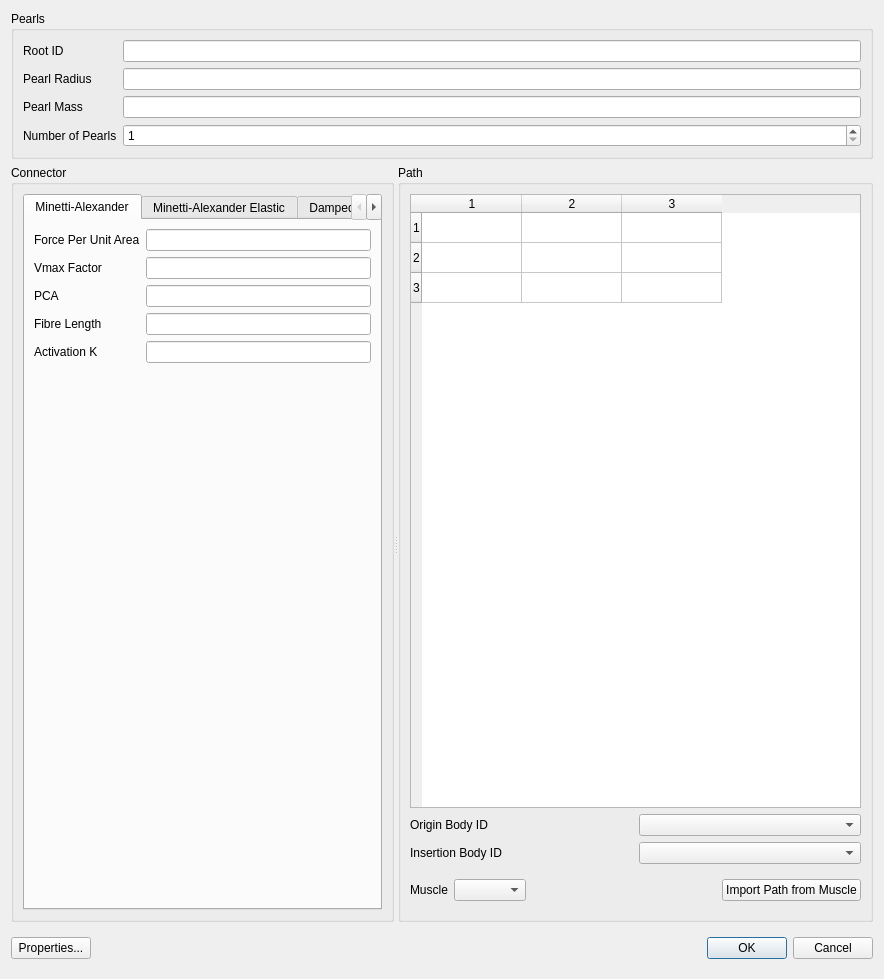
<?xml version="1.0" encoding="UTF-8"?>
<ui version="4.0">
 <class>DialogStringOfPearlsBuilder</class>
 <widget class="QDialog" name="DialogStringOfPearlsBuilder">
  <property name="geometry">
   <rect>
    <x>0</x>
    <y>0</y>
    <width>884</width>
    <height>979</height>
   </rect>
  </property>
  <property name="windowTitle">
   <string>Dialog</string>
  </property>
  <layout class="QVBoxLayout" name="verticalLayout">
   <item>
    <widget class="QGroupBox" name="groupBox_2">
     <property name="title">
      <string>Pearls</string>
     </property>
     <layout class="QGridLayout" name="gridLayout">
      <item row="0" column="0">
       <widget class="QLabel" name="label">
        <property name="text">
         <string>Root ID</string>
        </property>
       </widget>
      </item>
      <item row="0" column="1">
       <widget class="LineEditUniqueName" name="lineEditRootID"/>
      </item>
      <item row="1" column="0">
       <widget class="QLabel" name="label_4">
        <property name="text">
         <string>Pearl Radius</string>
        </property>
       </widget>
      </item>
      <item row="1" column="1">
       <widget class="LineEditDouble" name="lineEditPearlRadius"/>
      </item>
      <item row="2" column="0">
       <widget class="QLabel" name="label_5">
        <property name="text">
         <string>Pearl Mass</string>
        </property>
       </widget>
      </item>
      <item row="2" column="1">
       <widget class="LineEditDouble" name="lineEditPearlMass"/>
      </item>
      <item row="3" column="0">
       <widget class="QLabel" name="label_2">
        <property name="text">
         <string>Number of Pearls</string>
        </property>
       </widget>
      </item>
      <item row="3" column="1">
       <widget class="QSpinBox" name="spinBoxNumberOfPearls">
        <property name="minimum">
         <number>1</number>
        </property>
        <property name="maximum">
         <number>999</number>
        </property>
       </widget>
      </item>
     </layout>
    </widget>
   </item>
   <item>
    <widget class="QSplitter" name="splitter">
     <property name="orientation">
      <enum>Qt::Orientation::Horizontal</enum>
     </property>
     <widget class="QGroupBox" name="groupBox">
      <property name="sizePolicy">
       <sizepolicy hsizetype="Expanding" vsizetype="Preferred">
        <horstretch>0</horstretch>
        <verstretch>0</verstretch>
       </sizepolicy>
      </property>
      <property name="title">
       <string>Connector</string>
      </property>
      <layout class="QGridLayout" name="gridLayout_6">
       <item row="0" column="0">
        <widget class="QTabWidget" name="tabWidgetMuscle">
         <property name="currentIndex">
          <number>0</number>
         </property>
         <widget class="QWidget" name="tab">
          <attribute name="title">
           <string>Minetti-Alexander</string>
          </attribute>
          <layout class="QGridLayout" name="gridLayout_5">
           <item row="4" column="1">
            <widget class="LineEditDouble" name="lineEditActivationK"/>
           </item>
           <item row="1" column="0">
            <widget class="QLabel" name="label_16">
             <property name="text">
              <string>Vmax Factor</string>
             </property>
            </widget>
           </item>
           <item row="1" column="1">
            <widget class="LineEditDouble" name="lineEditVMaxFactor"/>
           </item>
           <item row="4" column="0">
            <widget class="QLabel" name="label_19">
             <property name="text">
              <string>Activation K</string>
             </property>
            </widget>
           </item>
           <item row="2" column="1">
            <widget class="LineEditDouble" name="lineEditPCA"/>
           </item>
           <item row="0" column="0">
            <widget class="QLabel" name="label_14">
             <property name="text">
              <string>Force Per Unit Area</string>
             </property>
            </widget>
           </item>
           <item row="2" column="0">
            <widget class="QLabel" name="label_17">
             <property name="text">
              <string>PCA</string>
             </property>
            </widget>
           </item>
           <item row="0" column="1">
            <widget class="LineEditDouble" name="lineEditForcePerUnitArea"/>
           </item>
           <item row="3" column="0">
            <widget class="QLabel" name="label_18">
             <property name="text">
              <string>Fibre Length</string>
             </property>
            </widget>
           </item>
           <item row="3" column="1">
            <widget class="LineEditDouble" name="lineEditFibreLength"/>
           </item>
           <item row="5" column="0">
            <spacer name="verticalSpacer_3">
             <property name="orientation">
              <enum>Qt::Orientation::Vertical</enum>
             </property>
             <property name="sizeHint" stdset="0">
              <size>
               <width>20</width>
               <height>40</height>
              </size>
             </property>
            </spacer>
           </item>
          </layout>
         </widget>
         <widget class="QWidget" name="tab_2">
          <attribute name="title">
           <string>Minetti-Alexander Elastic</string>
          </attribute>
          <layout class="QGridLayout" name="gridLayout_7">
           <item row="18" column="0">
            <widget class="QLabel" name="label_47">
             <property name="text">
              <string>T Deactivation A</string>
             </property>
            </widget>
           </item>
           <item row="5" column="1">
            <widget class="LineEditDouble" name="lineEditWidth"/>
           </item>
           <item row="5" column="0">
            <widget class="QLabel" name="label_20">
             <property name="text">
              <string>Width</string>
             </property>
            </widget>
           </item>
           <item row="21" column="1">
            <widget class="LineEditDouble" name="lineEditInitialActivation"/>
           </item>
           <item row="0" column="1">
            <widget class="LineEditDouble" name="lineEditForcePerUnitArea_2"/>
           </item>
           <item row="8" column="1">
            <widget class="LineEditDouble" name="lineEditSerialStrainRateAtFMax"/>
           </item>
           <item row="12" column="0">
            <widget class="QLabel" name="label_29">
             <property name="text">
              <string>Parallel Strain Model</string>
             </property>
            </widget>
           </item>
           <item row="3" column="0">
            <widget class="QLabel" name="label_45">
             <property name="text">
              <string>Fibre Length</string>
             </property>
            </widget>
           </item>
           <item row="12" column="1">
            <widget class="QComboBox" name="comboBoxParallelStrainModel">
             <item>
              <property name="text">
               <string>Linear</string>
              </property>
             </item>
             <item>
              <property name="text">
               <string>Square</string>
              </property>
             </item>
            </widget>
           </item>
           <item row="18" column="1">
            <widget class="LineEditDouble" name="lineEditTDeactivationA"/>
           </item>
           <item row="16" column="0">
            <widget class="QLabel" name="label_50">
             <property name="text">
              <string>T Activation A</string>
             </property>
            </widget>
           </item>
           <item row="19" column="0">
            <widget class="QLabel" name="label_48">
             <property name="text">
              <string>T Deactivation B</string>
             </property>
            </widget>
           </item>
           <item row="1" column="1">
            <widget class="LineEditDouble" name="lineEditVMaxFactor_2"/>
           </item>
           <item row="13" column="1">
            <widget class="LineEditDouble" name="lineEditInitialFibreLength"/>
           </item>
           <item row="8" column="0">
            <widget class="QLabel" name="label_24">
             <property name="text">
              <string>Serial Strain Rate at Fmax</string>
             </property>
            </widget>
           </item>
           <item row="15" column="1">
            <widget class="LineEditDouble" name="lineEditFastTwitchProportion"/>
           </item>
           <item row="9" column="1">
            <widget class="QComboBox" name="comboBoxSerialStrainModel">
             <item>
              <property name="text">
               <string>Linear</string>
              </property>
             </item>
             <item>
              <property name="text">
               <string>Square</string>
              </property>
             </item>
            </widget>
           </item>
           <item row="13" column="0">
            <widget class="QLabel" name="label_26">
             <property name="text">
              <string>Initial Fibre Length</string>
             </property>
            </widget>
           </item>
           <item row="9" column="0">
            <widget class="QLabel" name="label_23">
             <property name="text">
              <string>Serial Strain Model</string>
             </property>
            </widget>
           </item>
           <item row="6" column="0">
            <widget class="QLabel" name="label_22">
             <property name="text">
              <string>Tendon Length</string>
             </property>
            </widget>
           </item>
           <item row="21" column="0">
            <widget class="QLabel" name="label_46">
             <property name="text">
              <string>Initial Activation</string>
             </property>
            </widget>
           </item>
           <item row="2" column="1">
            <widget class="LineEditDouble" name="lineEditPCA_2"/>
           </item>
           <item row="7" column="1">
            <widget class="LineEditDouble" name="lineEditSerialStrainAtFMax"/>
           </item>
           <item row="6" column="1">
            <widget class="LineEditDouble" name="lineEditTendonLength"/>
           </item>
           <item row="10" column="1">
            <widget class="LineEditDouble" name="lineEditParallelStrainAtFMax"/>
           </item>
           <item row="11" column="0">
            <widget class="QLabel" name="label_28">
             <property name="text">
              <string>Parallel Strain Rate at Fmax</string>
             </property>
            </widget>
           </item>
           <item row="17" column="1">
            <widget class="LineEditDouble" name="lineEditTActivationB"/>
           </item>
           <item row="0" column="0">
            <widget class="QLabel" name="label_25">
             <property name="text">
              <string>Force Per Unit Area</string>
             </property>
            </widget>
           </item>
           <item row="20" column="1">
            <widget class="LineEditDouble" name="lineEditActivationRate"/>
           </item>
           <item row="19" column="1">
            <widget class="LineEditDouble" name="lineEditTDeactivationB"/>
           </item>
           <item row="7" column="0">
            <widget class="QLabel" name="label_21">
             <property name="text">
              <string>Serial Strain at Fmax</string>
             </property>
            </widget>
           </item>
           <item row="1" column="0">
            <widget class="QLabel" name="label_43">
             <property name="text">
              <string>Vmax Factor</string>
             </property>
            </widget>
           </item>
           <item row="4" column="0">
            <widget class="QLabel" name="label_44">
             <property name="text">
              <string>Activation K</string>
             </property>
            </widget>
           </item>
           <item row="17" column="0">
            <widget class="QLabel" name="label_52">
             <property name="text">
              <string>T Activation B</string>
             </property>
            </widget>
           </item>
           <item row="14" column="1">
            <widget class="QCheckBox" name="checkBoxUseActivation">
             <property name="text">
              <string/>
             </property>
            </widget>
           </item>
           <item row="16" column="1">
            <widget class="LineEditDouble" name="lineEditTActivationA"/>
           </item>
           <item row="2" column="0">
            <widget class="QLabel" name="label_42">
             <property name="text">
              <string>PCA</string>
             </property>
            </widget>
           </item>
           <item row="10" column="0">
            <widget class="QLabel" name="label_27">
             <property name="text">
              <string>Parallel Strain at Fmax</string>
             </property>
            </widget>
           </item>
           <item row="22" column="1">
            <widget class="LineEditDouble" name="lineEditMinimumActivation"/>
           </item>
           <item row="15" column="0">
            <widget class="QLabel" name="label_49">
             <property name="text">
              <string>Fast Twitch Proportion</string>
             </property>
            </widget>
           </item>
           <item row="20" column="0">
            <widget class="QLabel" name="label_51">
             <property name="text">
              <string>Activation Rate</string>
             </property>
            </widget>
           </item>
           <item row="3" column="1">
            <widget class="LineEditDouble" name="lineEditFibreLength_2"/>
           </item>
           <item row="11" column="1">
            <widget class="LineEditDouble" name="lineEditParallelStrainRateAtFMax"/>
           </item>
           <item row="22" column="0">
            <widget class="QLabel" name="label_9">
             <property name="text">
              <string>Minimum Activation</string>
             </property>
            </widget>
           </item>
           <item row="4" column="1">
            <widget class="LineEditDouble" name="lineEditActivationK_2"/>
           </item>
           <item row="14" column="0">
            <widget class="QLabel" name="label_53">
             <property name="text">
              <string>Use Activation</string>
             </property>
            </widget>
           </item>
           <item row="23" column="0">
            <spacer name="verticalSpacer_4">
             <property name="orientation">
              <enum>Qt::Orientation::Vertical</enum>
             </property>
             <property name="sizeHint" stdset="0">
              <size>
               <width>20</width>
               <height>40</height>
              </size>
             </property>
            </spacer>
           </item>
          </layout>
         </widget>
         <widget class="QWidget" name="tab_6">
          <attribute name="title">
           <string>Damped Spring</string>
          </attribute>
          <layout class="QGridLayout" name="gridLayout_9">
           <item row="3" column="1">
            <widget class="LineEditDouble" name="lineEditDamping"/>
           </item>
           <item row="2" column="1">
            <widget class="LineEditDouble" name="lineEditArea"/>
           </item>
           <item row="0" column="0">
            <widget class="QLabel" name="label_38">
             <property name="text">
              <string>Unloaded Length</string>
             </property>
            </widget>
           </item>
           <item row="1" column="1">
            <widget class="LineEditDouble" name="lineEditSpringConstant"/>
           </item>
           <item row="5" column="0">
            <spacer name="verticalSpacer_6">
             <property name="orientation">
              <enum>Qt::Orientation::Vertical</enum>
             </property>
             <property name="sizeHint" stdset="0">
              <size>
               <width>20</width>
               <height>40</height>
              </size>
             </property>
            </spacer>
           </item>
           <item row="2" column="0">
            <widget class="QLabel" name="label_39">
             <property name="text">
              <string>Area</string>
             </property>
            </widget>
           </item>
           <item row="0" column="1">
            <widget class="LineEditDouble" name="lineEditUnloadedLength"/>
           </item>
           <item row="3" column="0">
            <widget class="QLabel" name="label_41">
             <property name="text">
              <string>Damping</string>
             </property>
            </widget>
           </item>
           <item row="1" column="0">
            <widget class="QLabel" name="label_40">
             <property name="text">
              <string>Spring Constant</string>
             </property>
            </widget>
           </item>
           <item row="4" column="0">
            <widget class="QLabel" name="label_10">
             <property name="text">
              <string>Breaking Strain</string>
             </property>
            </widget>
           </item>
           <item row="4" column="1">
            <widget class="LineEditDouble" name="lineEditBreakingStrain"/>
           </item>
          </layout>
         </widget>
        </widget>
       </item>
      </layout>
     </widget>
     <widget class="QGroupBox" name="groupBox_3">
      <property name="title">
       <string>Path</string>
      </property>
      <layout class="QGridLayout" name="gridLayout_3">
       <item row="0" column="0" colspan="2">
        <widget class="QTableWidget" name="tableWidget">
         <property name="sizePolicy">
          <sizepolicy hsizetype="Minimum" vsizetype="Minimum">
           <horstretch>0</horstretch>
           <verstretch>1</verstretch>
          </sizepolicy>
         </property>
         <property name="verticalScrollBarPolicy">
          <enum>Qt::ScrollBarPolicy::ScrollBarAsNeeded</enum>
         </property>
         <property name="horizontalScrollBarPolicy">
          <enum>Qt::ScrollBarPolicy::ScrollBarAsNeeded</enum>
         </property>
         <property name="sizeAdjustPolicy">
          <enum>QAbstractScrollArea::SizeAdjustPolicy::AdjustIgnored</enum>
         </property>
         <property name="rowCount">
          <number>3</number>
         </property>
         <property name="columnCount">
          <number>3</number>
         </property>
         <row/>
         <row/>
         <row/>
         <column/>
         <column/>
         <column/>
        </widget>
       </item>
       <item row="1" column="0">
        <widget class="QLabel" name="label_6">
         <property name="text">
          <string>Origin Body ID</string>
         </property>
        </widget>
       </item>
       <item row="1" column="1">
        <widget class="QComboBox" name="comboBoxOriginBodyID"/>
       </item>
       <item row="2" column="0">
        <widget class="QLabel" name="label_7">
         <property name="text">
          <string>Insertion Body ID</string>
         </property>
        </widget>
       </item>
       <item row="2" column="1">
        <widget class="QComboBox" name="comboBoxInsertionBodyID"/>
       </item>
       <item row="3" column="0" colspan="2">
        <widget class="QWidget" name="widget_2" native="true">
         <property name="sizePolicy">
          <sizepolicy hsizetype="Preferred" vsizetype="Preferred">
           <horstretch>0</horstretch>
           <verstretch>0</verstretch>
          </sizepolicy>
         </property>
         <layout class="QGridLayout" name="gridLayout_2">
          <property name="leftMargin">
           <number>0</number>
          </property>
          <property name="rightMargin">
           <number>0</number>
          </property>
          <item row="0" column="0">
           <widget class="QLabel" name="label_3">
            <property name="text">
             <string>Muscle</string>
            </property>
           </widget>
          </item>
          <item row="0" column="1">
           <widget class="QComboBox" name="comboBoxImportFromMuscle"/>
          </item>
          <item row="0" column="2">
           <spacer name="horizontalSpacer_2">
            <property name="orientation">
             <enum>Qt::Orientation::Horizontal</enum>
            </property>
            <property name="sizeHint" stdset="0">
             <size>
              <width>99</width>
              <height>20</height>
             </size>
            </property>
           </spacer>
          </item>
          <item row="0" column="3">
           <widget class="QPushButton" name="pushButtonImportPathFromMuscle">
            <property name="text">
             <string>Import Path from Muscle</string>
            </property>
           </widget>
          </item>
         </layout>
        </widget>
       </item>
      </layout>
     </widget>
    </widget>
   </item>
   <item>
    <widget class="QWidget" name="widget" native="true">
     <layout class="QHBoxLayout" name="horizontalLayout">
      <property name="leftMargin">
       <number>0</number>
      </property>
      <property name="rightMargin">
       <number>0</number>
      </property>
      <item>
       <widget class="QPushButton" name="pushButtonProperties">
        <property name="text">
         <string>Properties...</string>
        </property>
       </widget>
      </item>
      <item>
       <spacer name="horizontalSpacer">
        <property name="orientation">
         <enum>Qt::Orientation::Horizontal</enum>
        </property>
        <property name="sizeHint" stdset="0">
         <size>
          <width>280</width>
          <height>20</height>
         </size>
        </property>
       </spacer>
      </item>
      <item>
       <widget class="QPushButton" name="pushButtonOK">
        <property name="text">
         <string>OK</string>
        </property>
        <property name="default">
         <bool>true</bool>
        </property>
       </widget>
      </item>
      <item>
       <widget class="QPushButton" name="pushButtonCancel">
        <property name="text">
         <string>Cancel</string>
        </property>
       </widget>
      </item>
     </layout>
    </widget>
   </item>
  </layout>
 </widget>
 <customwidgets>
  <customwidget>
   <class>LineEditDouble</class>
   <extends>QLineEdit</extends>
   <header>LineEditDouble.h</header>
  </customwidget>
  <customwidget>
   <class>LineEditUniqueName</class>
   <extends>QLineEdit</extends>
   <header>LineEditUniqueName.h</header>
  </customwidget>
 </customwidgets>
 <tabstops>
  <tabstop>lineEditRootID</tabstop>
  <tabstop>lineEditPearlRadius</tabstop>
  <tabstop>lineEditPearlMass</tabstop>
  <tabstop>spinBoxNumberOfPearls</tabstop>
  <tabstop>tabWidgetMuscle</tabstop>
  <tabstop>lineEditForcePerUnitArea</tabstop>
  <tabstop>lineEditVMaxFactor</tabstop>
  <tabstop>lineEditPCA</tabstop>
  <tabstop>lineEditFibreLength</tabstop>
  <tabstop>lineEditActivationK</tabstop>
  <tabstop>lineEditForcePerUnitArea_2</tabstop>
  <tabstop>lineEditVMaxFactor_2</tabstop>
  <tabstop>lineEditPCA_2</tabstop>
  <tabstop>lineEditFibreLength_2</tabstop>
  <tabstop>lineEditActivationK_2</tabstop>
  <tabstop>lineEditWidth</tabstop>
  <tabstop>lineEditTendonLength</tabstop>
  <tabstop>lineEditSerialStrainAtFMax</tabstop>
  <tabstop>lineEditSerialStrainRateAtFMax</tabstop>
  <tabstop>comboBoxSerialStrainModel</tabstop>
  <tabstop>lineEditParallelStrainAtFMax</tabstop>
  <tabstop>lineEditParallelStrainRateAtFMax</tabstop>
  <tabstop>comboBoxParallelStrainModel</tabstop>
  <tabstop>lineEditInitialFibreLength</tabstop>
  <tabstop>checkBoxUseActivation</tabstop>
  <tabstop>lineEditFastTwitchProportion</tabstop>
  <tabstop>lineEditTActivationA</tabstop>
  <tabstop>lineEditTActivationB</tabstop>
  <tabstop>lineEditTDeactivationA</tabstop>
  <tabstop>lineEditTDeactivationB</tabstop>
  <tabstop>lineEditActivationRate</tabstop>
  <tabstop>lineEditInitialActivation</tabstop>
  <tabstop>lineEditMinimumActivation</tabstop>
  <tabstop>lineEditUnloadedLength</tabstop>
  <tabstop>lineEditSpringConstant</tabstop>
  <tabstop>lineEditArea</tabstop>
  <tabstop>lineEditDamping</tabstop>
  <tabstop>lineEditBreakingStrain</tabstop>
  <tabstop>tableWidget</tabstop>
  <tabstop>comboBoxOriginBodyID</tabstop>
  <tabstop>comboBoxInsertionBodyID</tabstop>
  <tabstop>comboBoxImportFromMuscle</tabstop>
  <tabstop>pushButtonImportPathFromMuscle</tabstop>
  <tabstop>pushButtonProperties</tabstop>
  <tabstop>pushButtonOK</tabstop>
  <tabstop>pushButtonCancel</tabstop>
 </tabstops>
 <resources/>
 <connections/>
</ui>
